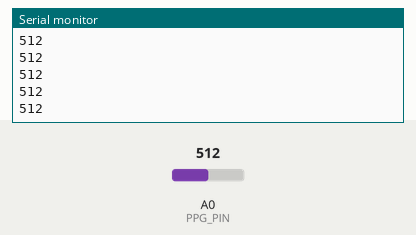
Recording of a sketch running on a simulated Arduino Uno, built with avr-gcc and run on an emulated ATmega328P. Shown: the last lines printed to the serial monitor. Inputs (shaded band) come from the test bench; at power-on: A0 (PPG_PIN) = 512.

Above: at 1.2 s.
1.3 s: A0 (PPG_PIN) set to 716
At 2.4 s:
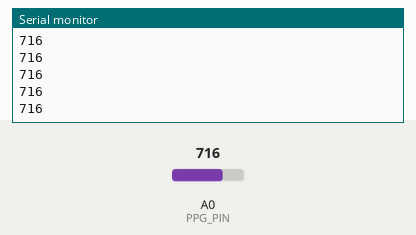
2.8 s: A0 (PPG_PIN) set to 900
At 3.9 s:
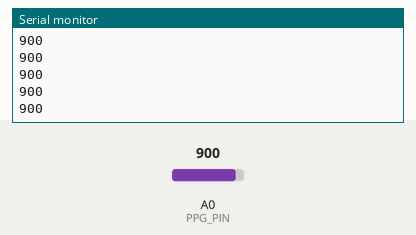
Timing chart, 0 to 5.0 s (numbered marks = the images above; inputs shaded):
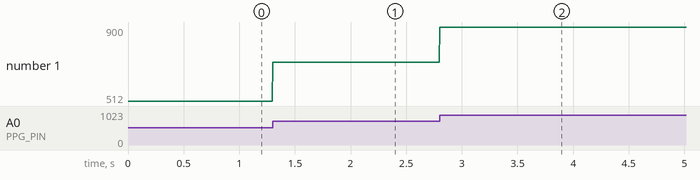

Measured:
- after the input at 1.3 s, the serial monitor: prints a new line at once (image 1)
- after the input at 2.8 s, the serial monitor: prints a new line at once (image 2)
- plotted number 1: 512 → 716 after the input at 1.3 s, 716 → 900 after the input at 2.8 s

The sketch:

ppgsensor_V2.ino
```cpp
// PPG_reader.ino
// Reads analog PPG signal and sends via Serial at high baud rate

const int PPG_PIN = A0;
const int SAMPLE_RATE = 500;  // Hz — well above 48Hz hardware cutoff
const unsigned long SAMPLE_INTERVAL_US = 1000000UL / SAMPLE_RATE;

unsigned long lastSampleTime = 0;

void setup() {
  Serial.begin(500000);
  analogReference(DEFAULT);   // 5V ref on Uno, 3.3V on 3.3V boards
  // Increase ADC speed for cleaner sampling
  // ADCSRA = (ADCSRA & ~0x07) | 0x04; // prescaler 16 → ~77kHz ADC clock
}

void loop() {
  unsigned long now = micros();
  if (now - lastSampleTime >= SAMPLE_INTERVAL_US) {
    lastSampleTime = now;
    int raw = analogRead(PPG_PIN);
    // Send as raw integer line — Python parses this
    Serial.println(raw);
  }
}
```
